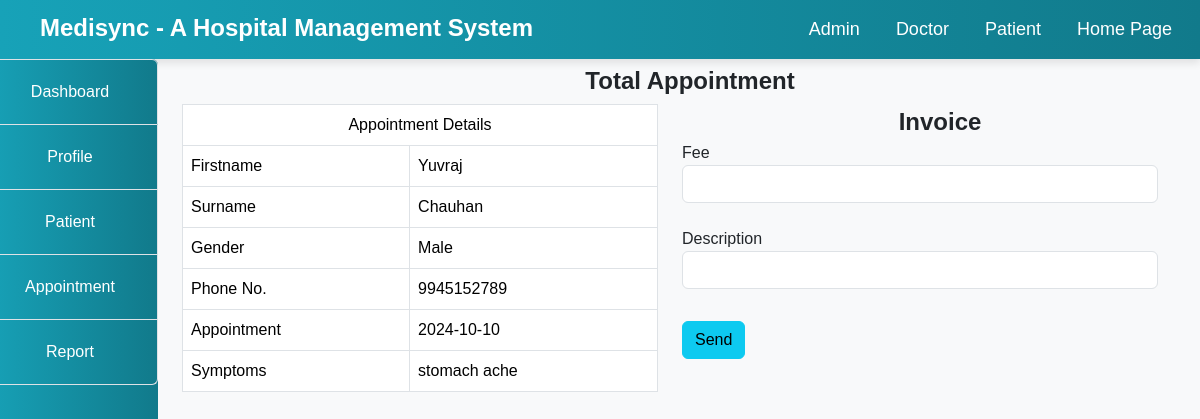
/Hospital/doctor/discharge.php?id=2, run on the app's committed database.
### tables this page shows
CREATE TABLE `appointment` (
  `id` int(100) NOT NULL,
  `firstname` varchar(100) NOT NULL,
  `surname` varchar(100) NOT NULL,
  `gender` varchar(100) NOT NULL,
  `phone` varchar(100) NOT NULL,
  `doctor_id` varchar(100) NOT NULL,
  `appointment_date` varchar(100) NOT NULL,
  `symptoms` varchar(100) NOT NULL,
  `status` varchar(100) NOT NULL,
  `date_booked` varchar(100) NOT NULL,
  `patient_id` int(100) NOT NULL,
  `description` varchar(100) DEFAULT NULL,
  `amount_paid` int(10) DEFAULT NULL
);

### Hospital/doctor/discharge.php (the view, shortened to what this page needs)
<!DOCTYPE html>
<html lang="en">
<head>
</head>
<body>
    <?php
    include("../include/header.php");
    include("../include/connection.php");
    ?>
    <div class="container-fluid">
        <div class="col-md-12">
            <div class="row">
                <div class="col-md-2" style="margin-left: -30px;">
                    <?php
                    include("sidenav.php");
                    ?>
                </div>
                <div class="col-md-10">
                    <h5 class="text-center my-2">Total Appointment</h5>
                    <?php
                        if(isset($_GET['id'])) {
                            $id = $_GET['id'];
                            $query = "SELECT * FROM appointment WHERE id='$id'";
                            $res = mysqli_query($connect, $query);
                            $row = mysqli_fetch_array($res);
                        }
                    ?>
                    <div class="col-md-12">
                        <div class="row">
                            <div class="col-md-6">
                                <table class="table table-bordered">
                                    <tr>
                                        <td colspan="2" class="text-center">Appointment Details</td>
                                    </tr>
                                    <tr>
                                        <td>Firstname</td>
                                        <td><?php echo $row['firstname']; ?></td>
                                    </tr>
                                    <tr>
                                        <td>Surname</td>
                                        <td><?php echo $row['surname']; ?></td>
                                    </tr>
                                    <tr>
                                        <td>Gender</td>
                                        <td><?php echo $row['gender']; ?></td>
                                    </tr>
                                    <tr>
                                        <td>Phone No.</td>
                                        <td><?php echo $row['phone']; ?></td>
                                    </tr>
                                    <tr>
                                        <td>Appointment</td>
                                        <td><?php echo $row['appointment_date']; ?></td>
                                    </tr>
                                    <tr>
                                        <td>Symptoms</td>
                                        <td><?php echo $row['symptoms']; ?></td>
                                    </tr>
                                </table>
                            </div>
                            <div class="col-md-6">
                                <h5 class="text-center my-1">Invoice</h5>
                                <form method="post">
                                    <label>Fee</label>
                                    <input type="number" name="fee" class="form-control" autocomplete="off" palceholder="Enter patient Fee">
                                    <br>
                                    <label>Description</label>
                                    <input type="text" name="des" class="form-control" autocomplete="off" palceholder="Enter description">
                                    <br>
                                    <input type="submit" name="send" class="btn btn-info my-2"value="Send">
                                </form>
                            </div>
                        </div>
                    </div>
                </div>
            </div>
        </div>
    </div>
</body>
</html>

### Hospital/include/header.php (style rules this page uses)
body { font-family: 'Arial', sans-serif; background-color: #f8f9fa; }
h5 { margin-left: 40px; margin-top: 5px; font-size: 24px; font-weight: bold; }

### data on the page
appointment: firstname "Yuvraj", surname "Chauhan", gender "Male", phone "9945152789", appointment_date "2024-10-10", symptoms "stomach ache"
